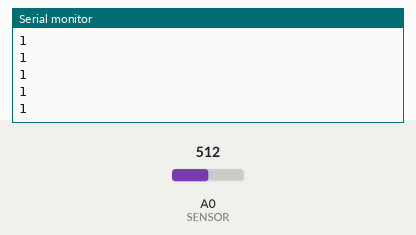
Simulated run of this sketch. Board: ESP8266 (Wemos D1 mini). On the bench: the last lines printed to the serial monitor. The inputs (shaded band) are chosen by the test bench; at power-on: A0 (SENSOR) = 512. WiFi joins after 1.5 s; servers stay silent unless stated.

Above: at 3.0 s.
3.1 s: A0 (SENSOR) set to 716
At 3.37 s:
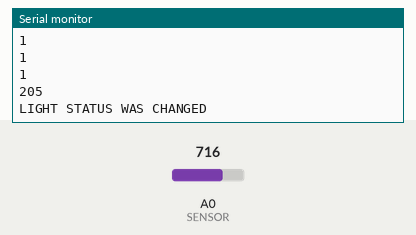
4.7 s: A0 (SENSOR) set to 900
At 4.77 s:
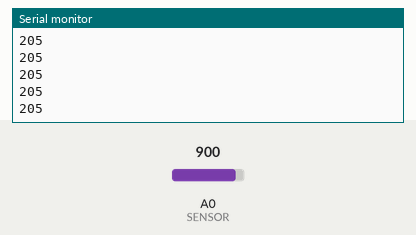
Timing chart, 0 to 7.7 s (numbered marks = the images above; inputs shaded):
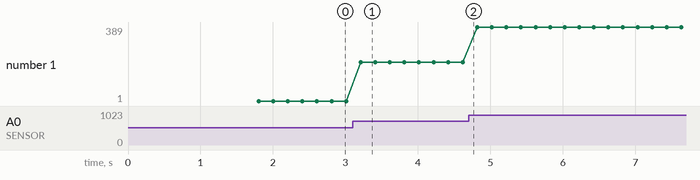

The sketch:

Den_cau_thang.ino
```cpp
/*
    Name:       Den_cau_thang.ino
    Created:	08-Aug-18 08:47:20
    Author:     GITH\tacke
*/

#define DEBUG			Serial
#define BLYNK_PRINT		DEBUG

#include <ESP8266WiFi.h>
#include <BlynkSimpleEsp8266.h>

#define VERSION 0.1

char ssid[] = "YourNetworkName";	//tên wifi
char pass[] = "YourPassword";		//mật khẩu wifi


char auth[] = "YourAuthToken";		//blynk token

#define THRESHOLD	10
#define SENSOR		A0				//chân gắn với cảm biến dòng
#define RELAY		LED_BUILTIN		//chân gắn với relay

#define BLYNK_BUTTON	V0
bool light_status = false;

void setup()
{
	DEBUG.begin(115200);
	DEBUG.println("HELLO");
	pinMode(SENSOR, INPUT);
	Blynk.begin(auth, ssid, pass);
	DEBUG.println("SYSTEM STARTED");
}

// Add the main program code into the continuous loop() function
void loop()
{
	read_light_status();
	Blynk.run();
}


BLYNK_WRITE(BLYNK_BUTTON) {
	int val = param.asInt();
	DEBUG.print("Blynk Send ");
	DEBUG.println(val);

	if (val != (int)light_status) {
		digitalWrite(RELAY, val);
	}
}
void read_light_status() {
	static unsigned long t = millis() - 1000;
	if (millis() - t > 200) {
		t = millis();

		int a = analogRead(SENSOR);
		//DEBUG.print("Raw sensor: ");
		//DEBUG.println(a);

		int d = abs(a - 511);
		//DEBUG.print("Different: ");
		DEBUG.println(d);


		bool s = d > THRESHOLD ? true : false;
		if (s != light_status) {
			light_status = s;
			DEBUG.println("LIGHT STATUS WAS CHANGED");
			Blynk.virtualWrite(BLYNK_BUTTON, light_status);
		}
	}
}
```

Measured:
- after the input at 3.1 s, the serial monitor: prints a new line after 0.11 s (image 1)
- plotted number 1: 1 → 205 after the input at 3.1 s, 205 → 389 after the input at 4.7 s
